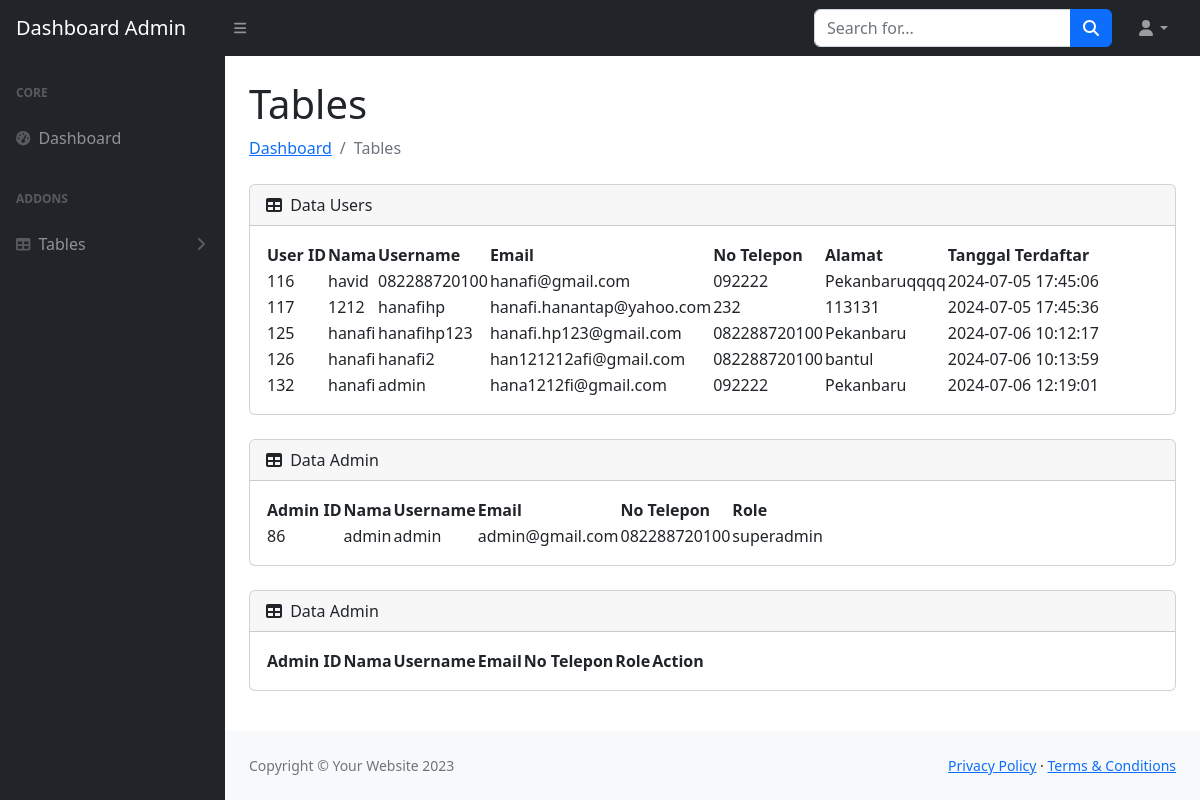
Screenshot of /admin/table.php with the database file from the repository.
### tables this page shows
CREATE TABLE `users` (
  `user_id` int(11) NOT NULL,
  `nama` varchar(100) NOT NULL,
  `username` varchar(50) NOT NULL,
  `password` varchar(255) NOT NULL,
  `email` varchar(100) NOT NULL,
  `no_telepon` varchar(15) DEFAULT NULL,
  `alamat` text DEFAULT NULL,
  `tanggal_terdaftar` timestamp NOT NULL DEFAULT current_timestamp()
);

### admin/table.php (the view, shortened to what this page needs)
<!DOCTYPE html>
<html lang="en">
<head>
    <link href="https://cdn.jsdelivr.net/npm/simple-datatables@7.1.2/dist/style.min.css" rel="stylesheet" />
    <link href="../asset/style/admin.css" rel="stylesheet" />
</head>
<body class="sb-nav-fixed">
<nav class="sb-topnav navbar navbar-expand navbar-dark bg-dark">
        <a class="navbar-brand ps-3" href="../admin/admin.php">Dashboard Admin</a>
        <button class="btn btn-link btn-sm order-1 order-lg-0 me-4 me-lg-0" id="sidebarToggle" href="#!"><i
                class="fas fa-bars"></i></button>
        <form class="d-none d-md-inline-block form-inline ms-auto me-0 me-md-3 my-2 my-md-0">
            <div class="input-group">
                <input class="form-control" type="text" placeholder="Search for..." aria-label="Search for..."
                    aria-describedby="btnNavbarSearch" />
                <button class="btn btn-primary" id="btnNavbarSearch" type="button"><i
                        class="fas fa-search"></i></button>
            </div>
        </form>
        <ul class="navbar-nav ms-auto ms-md-0 me-3 me-lg-4">
            <li class="nav-item dropdown">
                <a class="nav-link dropdown-toggle" id="navbarDropdown" href="#" role="button" data-bs-toggle="dropdown"
                    aria-expanded="false"><i class="fas fa-user fa-fw"></i></a>
            </li>
        </ul>
    </nav>
    <div id="layoutSidenav">
        <div id="layoutSidenav_nav">
            <nav class="sb-sidenav accordion sb-sidenav-dark" id="sidenavAccordion">
                <div class="sb-sidenav-menu">
                    <div class="nav">
                        <div class="sb-sidenav-menu-heading">Core</div>
                        <a class="nav-link" href="../admin/admin.php">
                            <div class="sb-nav-link-icon"><i class="fas fa-tachometer-alt"></i></div>
                            Dashboard
                        </a>
                        <div class="sb-sidenav-menu-heading">Addons</div>
                        <a class="nav-link collapsed" href="#" data-bs-toggle="collapse"
                            data-bs-target="#collapseLayouts" aria-expanded="false" aria-controls="collapseLayouts">
                            <div class="sb-nav-link-icon"><i class="fas fa-table"></i></div>
                            Tables
                            <div class="sb-sidenav-collapse-arrow"><i class="fas fa-angle-down"></i></div>
                        </a>
                    </div>
                </div>
            </nav>
        </div>
    <div id="layoutSidenav_content">
        <main>
            <div class="container-fluid px-4">
                <h1 class="mt-4">Tables</h1>
                <ol class="breadcrumb mb-4">
                    <li class="breadcrumb-item"><a href="index.html">Dashboard</a></li>
                    <li class="breadcrumb-item active">Tables</li>
                </ol>
                <div class="card mb-4">
                    <div class="card-header">
                        <i class="fas fa-table me-1"></i>
                        Data Users
                    </div>
                    <div class="card-body">
                        <table id="datatablesSimple">
                            <thead>
                                <tr>
                                    <th>User ID</th>
                                    <th>Nama</th>
                                    <th>Username</th>
                                    <th>Email</th>
                                    <th>No Telepon</th>
                                    <th>Alamat</th>
                                    <th>Tanggal Terdaftar</th>
                                </tr>
                            </thead>
                            <tbody>
                                <?php
                                include ('../admin/db-connect.php');
                                $sql = "SELECT * FROM users";
                                $result = $config->query($sql);
                                if ($result->num_rows > 0) {
                                    while ($row = $result->fetch_assoc()) {
                                        echo "<tr>";
                                        echo "<td>" . $row['user_id'] . "</td>";
                                        echo "<td>" . $row['nama'] . "</td>";
                                        echo "<td>" . $row['username'] . "</td>";
                                        echo "<td>" . $row['email'] . "</td>";
                                        echo "<td>" . $row['no_telepon'] . "</td>";
                                        echo "<td>" . $row['alamat'] . "</td>";
                                        echo "<td>" . $row['tanggal_terdaftar'] . "</td>";
                                        echo "</tr>";
                                    }
                                } else {
                                    echo "<tr><td colspan='7'>No records found</td></tr>";
                                }
                                ?>
                            </tbody>
                        </table>
                    </div>
                </div>
                <div class="card mb-4">
                    <div class="card-header">
                        <i class="fas fa-table me-1"></i>
                        Data Admin
                    </div>
                    <div class="card-body">
                        <table id="datatablesSimple2">
                            <thead>
                                <tr>
                                    <th>Admin ID</th>
                                    <th>Nama</th>
                                    <th>Username</th>
                                    <th>Email</th>
                                    <th>No Telepon</th>
                                    <th>Role</th>
                                </tr>
                            </thead>
                            <tbody>
                                <?php
                                include ('../admin/db-connect.php');
                                $sql = "SELECT * FROM admin";
                                $result = $config->query($sql);
                                if ($result->num_rows > 0) {
                                    while ($row = $result->fetch_assoc()) {
                                        echo "<tr>";
                                        echo "<td>" . $row['admin_id'] . "</td>";
                                        echo "<td>" . $row['nama'] . "</td>";
                                        echo "<td>" . $row['username'] . "</td>";
                                        echo "<td>" . $row['email'] . "</td>";
                                        echo "<td>" . $row['no_telepon'] . "</td>";
                                        echo "<td>" . $row['role'] . "</td>";
                                        echo "</tr>";
                                    }
                                } else {
                                    echo "<tr><td colspan='6'>No records found</td></tr>";
                                }
                                ?>
                            </tbody>
                        </table>
                    </div>
                </div>
                <div class="card mb-4">
                    <div class="card-header">
                        <i class="fas fa-table me-1"></i>
                        Data Admin
                    </div>
                    <div class="card-body">
                        <table id="datatablesSimple3">
                            <thead>
                                <tr>
                                    <th>Admin ID</th>
                                    <th>Nama</th>
                                    <th>Username</th>
                                    <th>Email</th>
                                    <th>No Telepon</th>
                                    <th>Role</th>
                                    <th>Action</th>
                                </tr>
                            </thead>
                        </table>
                    </div>
                </div>
            </div>
        </main>
        <footer class="py-4 bg-light mt-auto">
            <div class="container-fluid px-4">
                <div class="d-flex align-items-center justify-content-between small">
                    <div class="text-muted">Copyright &copy; Your Website 2023</div>
                    <div>
                        <a href="#">Privacy Policy</a>
                        &middot;
                        <a href="#">Terms &amp; Conditions</a>
                    </div>
                </div>
            </div>
        </footer>
</body>
</html>

### rows the page displays
users: user_id "116", nama "havid", username "082288720100", email "hanafi@gmail.com", no_telepon "092222", alamat "Pekanbaruqqqq", tanggal_terdaftar "2024-07-05 17:45:06"
users: user_id "117", nama "1212", username "hanafihp", email "hanafi.hanantap@yahoo.com", no_telepon "232", alamat "113131", tanggal_terdaftar "2024-07-05 17:45:36"
users: user_id "125", nama "hanafi", username "hanafihp123", email "hanafi.hp123@gmail.com", no_telepon "082288720100", alamat "Pekanbaru", tanggal_terdaftar "2024-07-06 10:12:17"
users: user_id "126", nama "hanafi", username "hanafi2", email "han121212afi@gmail.com", no_telepon "082288720100", alamat "bantul", tanggal_terdaftar "2024-07-06 10:13:59"
users: user_id "132", nama "hanafi", username "admin", email "hana1212fi@gmail.com", no_telepon "092222", alamat "Pekanbaru", tanggal_terdaftar "2024-07-06 12:19:01"

### other values shown
$row['admin_id'] "86"
$row['nama'] "admin"
$row['username'] "admin"
$row['email'] "admin@gmail.com"
$row['no_telepon'] "082288720100"
$row['role'] "superadmin"
